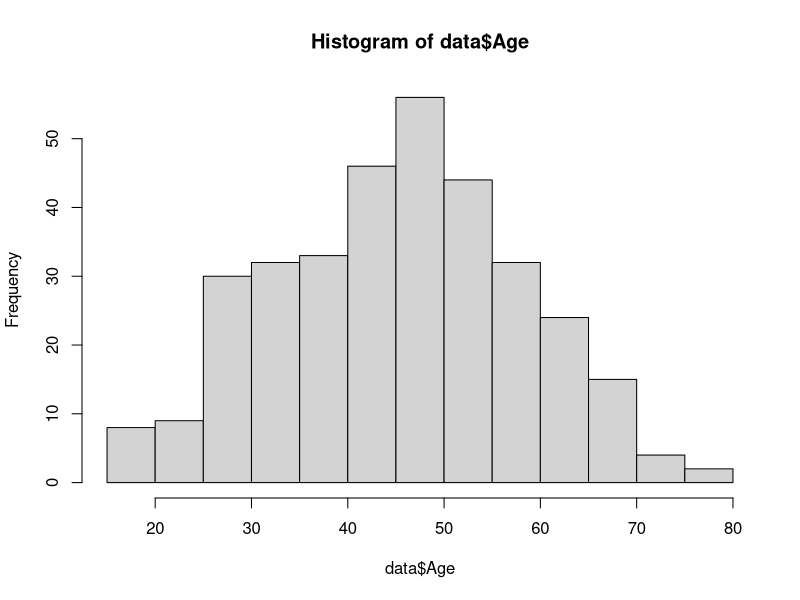
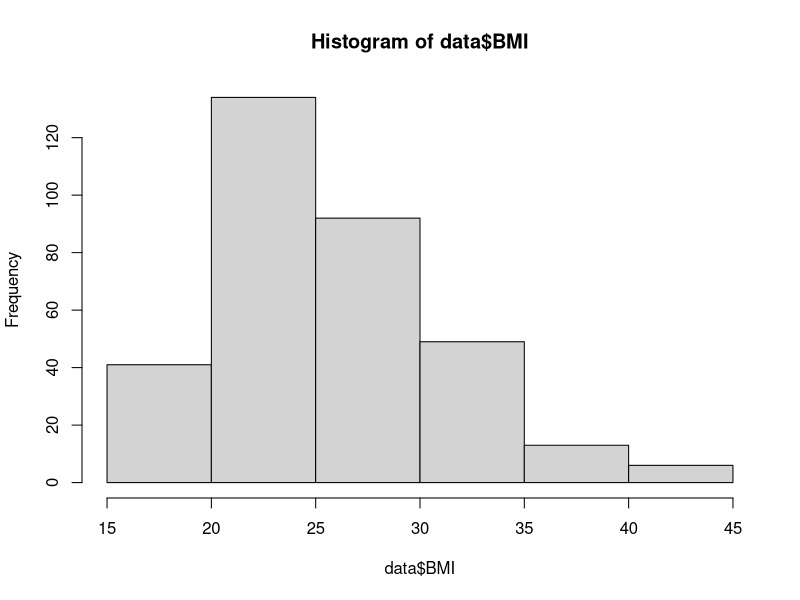
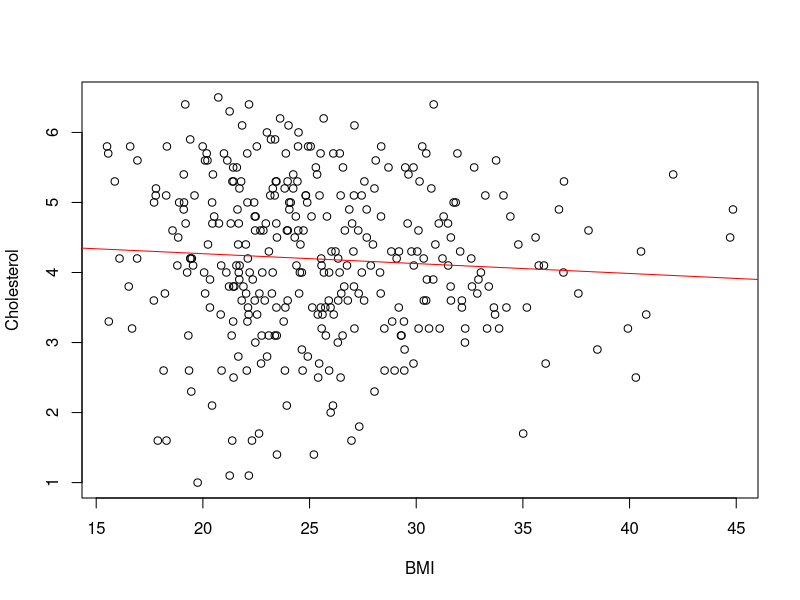

Recreate these plots in R, in order.
data <- read.csv(file = "18343261.csv")
#Finding number of patients in control group
control <- data$Group[data$Group == 'Control']
length(control)
#Finding number of patients in placebo group
placebo <- data$Group[data$Group == 'Placebo']
length(placebo)
#Plotting histogram of ages of group
hist(data$Age)
#Adding BMI column to dataframe and analysing it
data$BMI = data$Weight/(data$Height/100)^2
hist(data$BMI)
BMImale = data$BMI[data$Sex == 'Male']
mean(BMImale)
BMIfemale = data$BMI[data$Sex == 'Female']
mean(BMIfemale)
#Calculating mean weight for each county and printing result so maximum mean weight and
#minimum mean weight counties can be identified
counties <- data$County[!duplicated(data$County)]
aggregate(data$Weight ~ data$County, data = data, FUN = 'mean')
#Determining the number of females in the sample of blood group O
cond1 <- data$BloodGroup == 'O'
cond2 <- data$Sex == 'Female'
ofemales = data$Sex[cond1 & cond2]
length(ofemales)
#Determining the percentage of males of blood group B
males = data$Sex[data$Sex == 'Male']
cond3 <- data$BloodGroup == 'B'
cond4 <- data$Sex == 'Male'
bmales = data$Sex[cond3 & cond4]
(length(bmales)/length(males))*100
#Determining total cholestoral difference among all patients
data$choldiff = data$Cholesterol1 - data$Cholesterol2
sum(data$choldiff)
#Testing hypothesis that males or females are or are not more at risk to develop cardiovascular disease
tab1 <- table(data$Sex, data$CardioRisk)
tab1
chisq.test(tab1)
#Testing hypothesis that there is a difference in weight between control and placebo groups
weightcontrol <- data$Weight[data$Group == 'Control']
weightplacebo <- data$Weight[data$Group == 'Placebo']
t.test(weightcontrol, weightplacebo, alternative = 'two.sided', mu = 0, var.equal = TRUE)
#testing hypothesis that the new drug reduces cholesterol compared to placebo
controlchol <- data$choldiff[data$Group == 'Control']
placebochol <- data$choldiff[data$Group == 'Placebo']
t.test(controlchol, placebochol, alternative = 'less', mu = 0, var.equal = TRUE)
#Computing correlation coefficient between BMI and initial cholesterol level
cor(data$BMI, data$Cholesterol1)
#Plotting data with regression line
reg = lm(Cholesterol1 ~ BMI, data = data)
plot(x = data$BMI, y = data$Cholesterol1,xlab = 'BMI', ylab = 'Cholesterol')
data$choldiff=data$Cholesterol2-data$Cholesterol1
sum(data$choldiff)
abline(reg, col = 'red')
summary(reg)
aggregate(data$Height ~ data$BloodGroup, data = data, FUN = 'mean')
ANOVA <-aov(data$Height ~ data$BloodGroup, data = data)
summary(ANOVA)